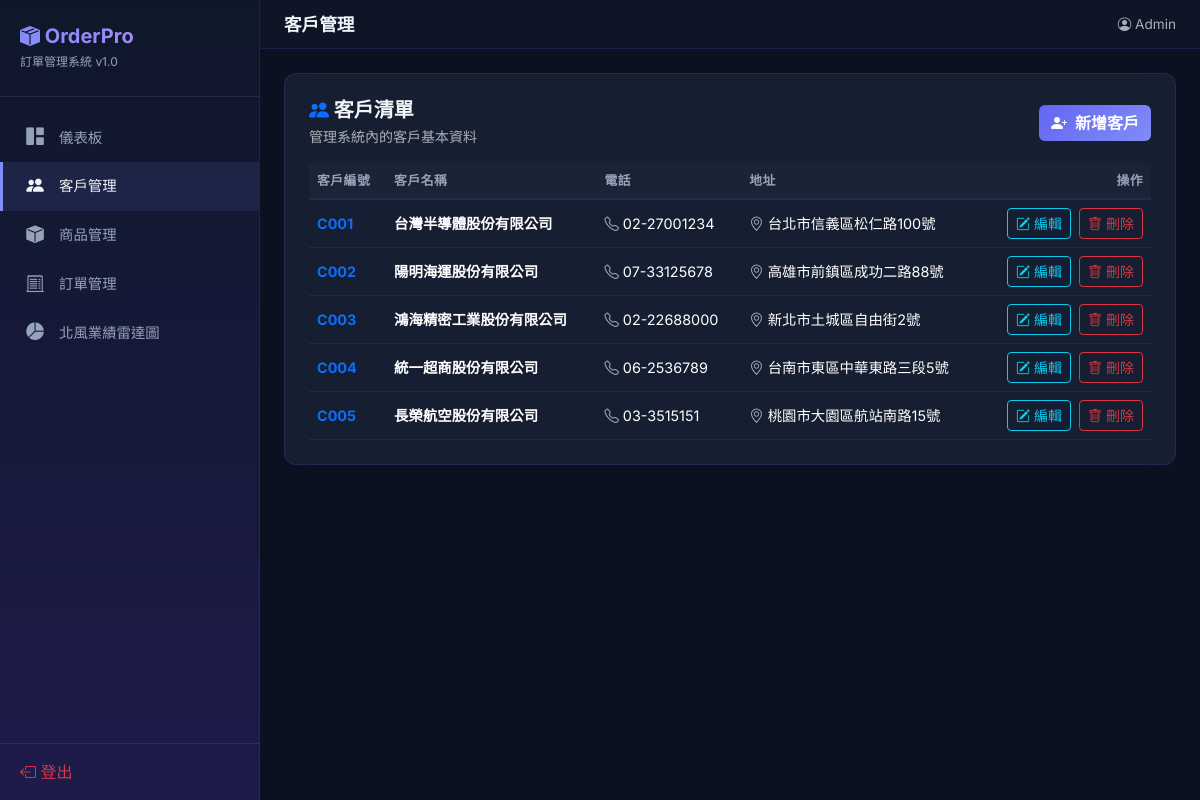
/customers (signed in), run on the app's committed database.
### tables this page shows
CREATE TABLE customer (
    客戶編號  TEXT PRIMARY KEY,
    名稱      TEXT NOT NULL,
    電話      TEXT,
    地址      TEXT
);

### app.py (the view)
@app.route('/customers')
@login_required
def customers():
    rows = get_db().execute('SELECT * FROM customer ORDER BY 客戶編號').fetchall()
    return render_template('customers.html', customers=rows)

### app.py (called while the page is built)
def get_db():
    if 'db' not in g:
        g.db = sqlite3.connect(DATABASE)
        g.db.row_factory = sqlite3.Row
        g.db.execute('PRAGMA foreign_keys = ON')
    return g.db

def login_required(f):
    @wraps(f)
    def decorated(*args, **kwargs):
        if not session.get('logged_in') or session.get('role') != 'admin':
            flash('請先以管理員身分登入系統', 'warning')
            return redirect(url_for('login'))
        return f(*args, **kwargs)
    return decorated

### templates/customers.html (shortened to what this page needs)
{% extends "base.html" %}
{% block page_title %}客戶管理{% endblock %}
{% block content %}
<div class="glass-card p-4">
  <div class="d-flex justify-content-between align-items-center mb-3">
    <div>
      <h5 class="fw-bold mb-1"><i class="bi bi-people-fill text-primary"></i> 客戶清單</h5>
      <p class="text-muted small mb-0">管理系統內的客戶基本資料</p>
    </div>
    <a href="{{ url_for('customer_add') }}" class="btn btn-primary">
      <i class="bi bi-person-plus-fill me-1"></i> 新增客戶
    </a>
  </div>
  <div class="table-responsive">
    <table class="table table-dark-custom table-hover align-middle mb-0">
      <thead>
        <tr>
          <th>客戶編號</th>
          <th>客戶名稱</th>
          <th>電話</th>
          <th>地址</th>
          <th class="text-end">操作</th>
        </tr>
      </thead>
      <tbody>
        {% for c in customers %}
        <tr>
          <td class="fw-bold text-primary">{{ c['客戶編號'] }}</td>
          <td class="fw-semibold">{{ c['名稱'] }}</td>
          <td><i class="bi bi-telephone text-muted me-1"></i>{{ c['電話'] or '-' }}</td>
          <td><i class="bi bi-geo-alt text-muted me-1"></i>{{ c['地址'] or '-' }}</td>
          <td class="text-end">
            <a href="{{ url_for('customer_edit', cid=c['客戶編號']) }}" class="btn btn-sm btn-outline-info me-1">
              <i class="bi bi-pencil-square"></i> 編輯
            </a>
            <a href="{{ url_for('customer_delete', cid=c['客戶編號']) }}"
               class="btn btn-sm btn-outline-danger"
               onclick="return confirm('確定要刪除客戶 {{ c['名稱'] }} 嗎？');">
              <i class="bi bi-trash"></i> 刪除
            </a>
          </td>
        </tr>
        {% else %}
        <tr>
          <td colspan="5" class="text-center text-muted py-4">目前尚無客戶資料</td>
        </tr>
        {% endfor %}
      </tbody>
    </table>
  </div>
</div>
{% endblock %}

### templates/base.html (style rules this page uses)
:root { --sidebar-w: 260px; --clr-bg: #0b1120; --clr-sidebar: linear-gradient(180deg, #0f172a 0%, #1e1b4b 100%); --clr-card: rgba(30, 41, 59, 0.65); --clr-card-border: rgba(99, 102, 241, 0.15); --clr-primary: #818cf8; --clr-primary-hover: #6366f1; --clr-text: #f1f5f9; --clr-muted: #94a3b8; }
* { font-family: 'Inter', 'Noto Sans TC', sans-serif; }
body { background: var(--clr-bg); color: var(--clr-text); min-height: 100vh; }
.glass-card { background: var(--clr-card); backdrop-filter: blur(16px); border: 1px solid var(--clr-card-border); border-radius: 12px; transition: transform 0.2s, box-shadow 0.2s; }
.table-dark-custom { --bs-table-bg: transparent; --bs-table-hover-bg: rgba(129, 140, 248, 0.06); font-size: 0.9rem; }
.table-dark-custom thead th { background: rgba(30, 41, 59, 0.6); border-bottom: 2px solid var(--clr-card-border); font-weight: 600; font-size: 0.8rem; text-transform: uppercase; letter-spacing: 0.5px; color: var(--clr-muted); white-space: nowrap; }
.table-dark-custom td { vertical-align: middle; border-color: rgba(255,255,255,0.05); }
.btn-primary { background: linear-gradient(135deg, #6366f1, #818cf8); border: none; font-weight: 600; }

### data on the page
customer: 客戶編號 "C001", 名稱 "台灣半導體股份有限公司", 電話 "02-27001234", 地址 "台北市信義區松仁路100號"
customer: 客戶編號 "C002", 名稱 "陽明海運股份有限公司", 電話 "07-33125678", 地址 "高雄市前鎮區成功二路88號"
customer: 客戶編號 "C003", 名稱 "鴻海精密工業股份有限公司", 電話 "02-22688000", 地址 "新北市土城區自由街2號"
customer: 客戶編號 "C004", 名稱 "統一超商股份有限公司", 電話 "06-2536789", 地址 "台南市東區中華東路三段5號"
customer: 客戶編號 "C005", 名稱 "長榮航空股份有限公司", 電話 "03-3515151", 地址 "桃園市大園區航站南路15號"

### other printed values
{{ session.username|default('Admin') }} "Admin"
